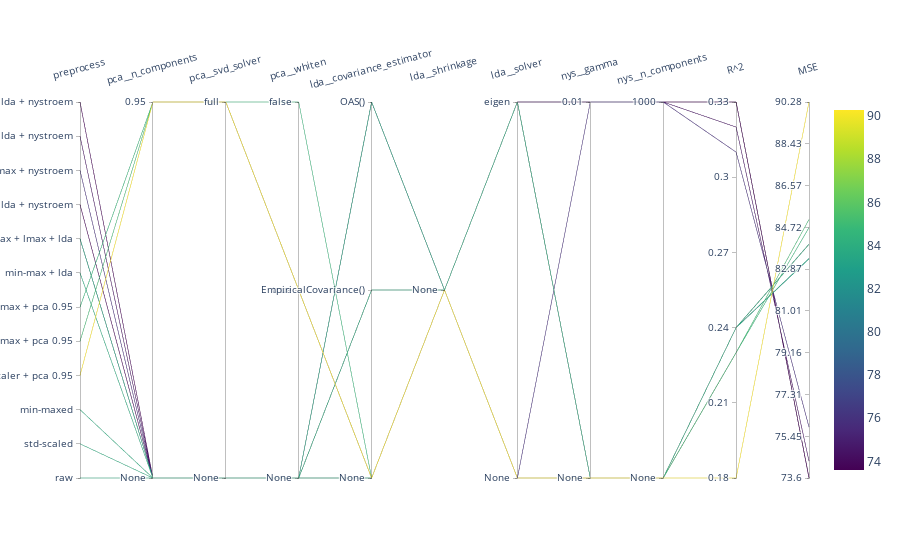

Notebook source saved alongside this figure:
### Code cell
show_parallel_plot(1, LR_name)

### Figure 1 — Plotly figure (JSON) as saved in the notebook; plotly's stock layout.template omitted (floating-point values rounded to 4 significant figures)
{"data": [{"dimensions": [{"label": "preprocess", "ticktext": ["raw", "std-scaled", "min-maxed", "std-scaler + pca 0.95", "min-max + pca 0.95", "min-max + lmax + pca 0.95", "min-max + lda", "min-max + lmax + lda", "min-max + lmax + lda + nystroem", "min-max + nystroem", "std-scaler + lda + nystroem", "min-max + lda + nystroem"], "tickvals": [0, 1, 2, 3, 4, 5, 6, 7, 8, 9, 10, 11], "values": [0, 1, 2, 3, 4, 5, 6, 7, 8, 9, 10, 11, 7]}, {"label": "pca__n_components", "ticktext": ["None", 0.95], "tickvals": [0, 1], "values": [0, 0, 0, 1, 1, 1, 0, 0, 0, 0, 0, 0, 0]}, {"label": "pca__svd_solver", "ticktext": ["None", "full"], "tickvals": [0, 1], "values": [0, 0, 0, 1, 1, 1, 0, 0, 0, 0, 0, 0, 0]}, {"label": "pca__whiten", "ticktext": ["None", true, false], "tickvals": [0, 1, 2], "values": [0, 0, 0, 1, 1, 2, 0, 0, 0, 0, 0, 0, 0]}, {"label": "lda__covariance_estimator", "ticktext": ["None", "EmpiricalCovariance()", "OAS()"], "tickvals": [0, 1, 2], "values": [0, 0, 0, 0, 0, 0, 1, 1, 2, 0, 2, 2, 2]}, {"label": "lda__shrinkage", "ticktext": ["None"], "tickvals": [0], "values": [0, 0, 0, 0, 0, 0, 0, 0, 0, 0, 0, 0, 0]}, {"label": "lda__solver", "ticktext": ["None", "eigen"], "tickvals": [0, 1], "values": [0, 0, 0, 0, 0, 0, 1, 1, 1, 0, 1, 1, 1]}, {"label": "nys__gamma", "ticktext": ["None", 0.01], "tickvals": [0, 1], "values": [0, 0, 0, 0, 0, 0, 0, 0, 1, 1, 1, 1, 0]}, {"label": "nys__n_components", "ticktext": ["None", 1000], "tickvals": [0, 1], "values": [0, 0, 0, 0, 0, 0, 0, 0, 1, 1, 1, 1, 0]}, {"label": "R^2", "tickvals": [0.18, 0.21, 0.24, 0.27, 0.3, 0.33], "values": [0.24, 0.24, 0.24, 0.18, 0.23, 0.23, 0.24, 0.24, 0.33, 0.31, 0.32, 0.33, 0.24]}, {"label": "MSE", "tickvals": [73.6, 75.45, 77.31, 79.16, 81.01, 82.87, 84.72, 86.57, 88.43, 90.28], "values": [83.97, 83.97, 83.97, 90.28, 85.07, 84.71, 83.97, 83.32, 73.62, 75.86, 74.35, 73.6, 83.34]}], "labelangle": -15, "line": {"color": [83.97, 83.97, 83.97, 90.28, 85.07, 84.71, 83.97, 83.32, 73.62, 75.86, 74.35, 73.6, 83.34], "colorscale": [[0, "#440154"], [0.1111, "#482878"], [0.2222, "#3e4989"], [0.3333, "#31688e"], [0.4444, "#26828e"], [0.5556, "#1f9e89"], [0.6667, "#35b779"], [0.7778, "#6ece58"], [0.8889, "#b5de2b"], [1, "#fde725"]], "showscale": true}, "type": "parcoords"}], "layout": {}}
